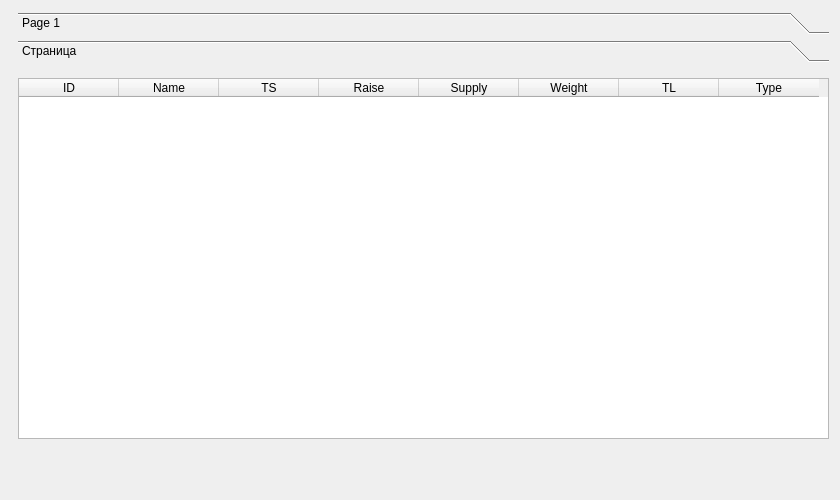
<?xml version="1.0" encoding="UTF-8"?>
<ui version="4.0">
 <class>MainWindow</class>
 <widget class="QMainWindow" name="MainWindow">
  <property name="geometry">
   <rect>
    <x>0</x>
    <y>0</y>
    <width>840</width>
    <height>500</height>
   </rect>
  </property>
  <property name="minimumSize">
   <size>
    <width>500</width>
    <height>500</height>
   </size>
  </property>
  <property name="baseSize">
   <size>
    <width>350</width>
    <height>350</height>
   </size>
  </property>
  <property name="windowTitle">
   <string>MainWindow</string>
  </property>
  <widget class="QWidget" name="centralwidget">
   <property name="minimumSize">
    <size>
     <width>500</width>
     <height>0</height>
    </size>
   </property>
   <widget class="QToolBox" name="toolBox">
    <property name="geometry">
     <rect>
      <x>18</x>
      <y>12</y>
      <width>811</width>
      <height>471</height>
     </rect>
    </property>
    <property name="currentIndex">
     <number>1</number>
    </property>
    <widget class="QWidget" name="page">
     <property name="geometry">
      <rect>
       <x>0</x>
       <y>0</y>
       <width>811</width>
       <height>417</height>
      </rect>
     </property>
     <attribute name="label">
      <string>Page 1</string>
     </attribute>
     <widget class="QTreeWidget" name="list">
      <property name="geometry">
       <rect>
        <x>0</x>
        <y>0</y>
        <width>811</width>
        <height>411</height>
       </rect>
      </property>
      <property name="animated">
       <bool>true</bool>
      </property>
      <property name="wordWrap">
       <bool>true</bool>
      </property>
      <attribute name="headerCascadingSectionResizes">
       <bool>true</bool>
      </attribute>
      <attribute name="headerHighlightSections">
       <bool>true</bool>
      </attribute>
      <attribute name="headerShowSortIndicator" stdset="0">
       <bool>true</bool>
      </attribute>
      <column>
       <property name="text">
        <string notr="true">Name</string>
       </property>
       <property name="font">
        <font>
         <kerning>false</kerning>
        </font>
       </property>
      </column>
      <column>
       <property name="text">
        <string>TS</string>
       </property>
      </column>
      <column>
       <property name="text">
        <string>Raise</string>
       </property>
      </column>
      <column>
       <property name="text">
        <string>Supply</string>
       </property>
      </column>
      <column>
       <property name="text">
        <string>Weight</string>
       </property>
      </column>
      <column>
       <property name="text">
        <string>TL</string>
       </property>
      </column>
      <column>
       <property name="text">
        <string>Type</string>
       </property>
      </column>
     </widget>
    </widget>
    <widget class="QWidget" name="page_3">
     <attribute name="label">
      <string>Страница</string>
     </attribute>
     <widget class="QTableWidget" name="table">
      <property name="geometry">
       <rect>
        <x>0</x>
        <y>10</y>
        <width>811</width>
        <height>361</height>
       </rect>
      </property>
      <column>
       <property name="text">
        <string>ID</string>
       </property>
      </column>
      <column>
       <property name="text">
        <string>Name</string>
       </property>
      </column>
      <column>
       <property name="text">
        <string>TS</string>
       </property>
      </column>
      <column>
       <property name="text">
        <string>Raise</string>
       </property>
      </column>
      <column>
       <property name="text">
        <string>Supply</string>
       </property>
      </column>
      <column>
       <property name="text">
        <string>Weight</string>
       </property>
      </column>
      <column>
       <property name="text">
        <string>TL</string>
       </property>
      </column>
      <column>
       <property name="text">
        <string>Type</string>
       </property>
      </column>
     </widget>
    </widget>
   </widget>
  </widget>
 </widget>
 <resources/>
 <connections/>
</ui>
